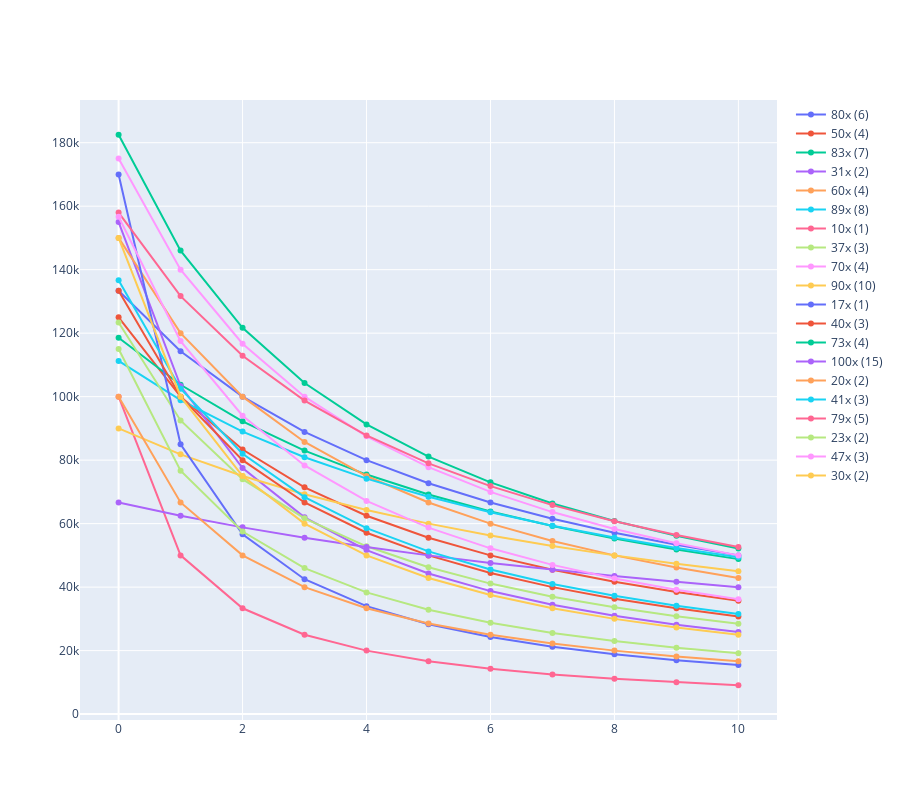

Notebook cell for this chart:
### Code cell
containers = {
    80: 6,
    50: 4,
    83: 7,
    31: 2,
    60: 4,
    89: 8,
    10: 1,
    37: 3,
    70: 4,
    90: 10,
    17: 1,
    40: 3,
    73: 4,
    100: 15,
    20: 2,
    41: 3,
    79: 5,
    23: 2,
    47: 3,
    30: 2,
}

total_inhabitants = sum(containers.values())
total_base_shells = sum(((multiplier * 10_000) / inhabitants) for multiplier, inhabitants in containers.items())

fig = make_subplots(rows=1, cols=1)

for multiplier, inhabitants in containers.items():
    base_shells = (multiplier * 10_000) / inhabitants

    inhabitants_pct = inhabitants / total_inhabitants * 100
    expected_shells_inhabitants = (multiplier * 10_000) / (inhabitants + inhabitants_pct)

    base_pct = base_shells / total_base_shells * 100
    expected_shells_base = (multiplier * 10_000) / (inhabitants + base_pct)

    x = []
    y = []
    for i in range(0, 11):
        x.append(i)
        y.append((multiplier * 10_000) / (inhabitants + i))

    fig.add_trace(go.Scatter(x=x, y=y, name=f"{multiplier}x ({inhabitants})"), row=1, col=1)

    print(
        f"{multiplier=} {inhabitants=} {base_shells=:,.0f} {inhabitants_pct=:,.3f} {expected_shells_inhabitants=:,.0f} {base_pct=:,.3f} {expected_shells_base=:,.0f}"
    )

fig.update_layout(height=800)
fig.show()

### Figure 1 — Plotly figure (JSON) as saved in the notebook; plotly's stock layout.template omitted (floating-point values rounded to 4 significant figures)
{"data": [{"name": "80x (6)", "type": "scatter", "x": [0, 1, 2, 3, 4, 5, 6, 7, 8, 9, 10], "xaxis": "x", "y": [133300.0, 114300.0, 100000, 88890.0, 80000, 72730.0, 66670.0, 61540.0, 57140.0, 53330.0, 50000], "yaxis": "y"}, {"name": "50x (4)", "type": "scatter", "x": [0, 1, 2, 3, 4, 5, 6, 7, 8, 9, 10], "xaxis": "x", "y": [125000, 100000, 83330.0, 71430.0, 62500, 55560.0, 50000, 45450.0, 41670.0, 38460.0, 35710.0], "yaxis": "y"}, {"name": "83x (7)", "type": "scatter", "x": [0, 1, 2, 3, 4, 5, 6, 7, 8, 9, 10], "xaxis": "x", "y": [118600.0, 103750, 92220.0, 83000, 75450.0, 69170.0, 63850.0, 59290.0, 55330.0, 51875, 48820.0], "yaxis": "y"}, {"name": "31x (2)", "type": "scatter", "x": [0, 1, 2, 3, 4, 5, 6, 7, 8, 9, 10], "xaxis": "x", "y": [155000, 103300.0, 77500, 62000, 51670.0, 44290.0, 38750, 34440.0, 31000, 28180.0, 25830.0], "yaxis": "y"}, {"name": "60x (4)", "type": "scatter", "x": [0, 1, 2, 3, 4, 5, 6, 7, 8, 9, 10], "xaxis": "x", "y": [150000, 120000, 100000, 85710.0, 75000, 66670.0, 60000, 54550.0, 50000, 46150.0, 42860.0], "yaxis": "y"}, {"name": "89x (8)", "type": "scatter", "x": [0, 1, 2, 3, 4, 5, 6, 7, 8, 9, 10], "xaxis": "x", "y": [111250, 98890.0, 89000, 80910.0, 74170.0, 68460.0, 63570.0, 59330.0, 55625, 52350.0, 49440.0], "yaxis": "y"}, {"name": "10x (1)", "type": "scatter", "x": [0, 1, 2, 3, 4, 5, 6, 7, 8, 9, 10], "xaxis": "x", "y": [100000, 50000, 33330.0, 25000, 20000, 16670.0, 14290.0, 12500, 11110.0, 10000, 9091.0], "yaxis": "y"}, {"name": "37x (3)", "type": "scatter", "x": [0, 1, 2, 3, 4, 5, 6, 7, 8, 9, 10], "xaxis": "x", "y": [123300.0, 92500, 74000, 61670.0, 52860.0, 46250, 41110.0, 37000, 33640.0, 30830.0, 28460.0], "yaxis": "y"}, {"name": "70x (4)", "type": "scatter", "x": [0, 1, 2, 3, 4, 5, 6, 7, 8, 9, 10], "xaxis": "x", "y": [175000, 140000, 116700.0, 100000, 87500, 77780.0, 70000, 63640.0, 58330.0, 53850.0, 50000], "yaxis": "y"}, {"name": "90x (10)", "type": "scatter", "x": [0, 1, 2, 3, 4, 5, 6, 7, 8, 9, 10], "xaxis": "x", "y": [90000, 81820.0, 75000, 69230.0, 64290.0, 60000, 56250, 52940.0, 50000, 47370.0, 45000], "yaxis": "y"}, {"name": "17x (1)", "type": "scatter", "x": [0, 1, 2, 3, 4, 5, 6, 7, 8, 9, 10], "xaxis": "x", "y": [170000, 85000, 56670.0, 42500, 34000, 28330.0, 24290.0, 21250, 18890.0, 17000, 15450.0], "yaxis": "y"}, {"name": "40x (3)", "type": "scatter", "x": [0, 1, 2, 3, 4, 5, 6, 7, 8, 9, 10], "xaxis": "x", "y": [133300.0, 100000, 80000, 66670.0, 57140.0, 50000, 44440.0, 40000, 36360.0, 33330.0, 30770.0], "yaxis": "y"}, {"name": "73x (4)", "type": "scatter", "x": [0, 1, 2, 3, 4, 5, 6, 7, 8, 9, 10], "xaxis": "x", "y": [182500, 146000, 121700.0, 104300.0, 91250, 81110.0, 73000, 66360.0, 60830.0, 56150.0, 52140.0], "yaxis": "y"}, {"name": "100x (15)", "type": "scatter", "x": [0, 1, 2, 3, 4, 5, 6, 7, 8, 9, 10], "xaxis": "x", "y": [66670.0, 62500, 58820.0, 55560.0, 52630.0, 50000, 47620.0, 45450.0, 43480.0, 41670.0, 40000], "yaxis": "y"}, {"name": "20x (2)", "type": "scatter", "x": [0, 1, 2, 3, 4, 5, 6, 7, 8, 9, 10], "xaxis": "x", "y": [100000, 66670.0, 50000, 40000, 33330.0, 28570.0, 25000, 22220.0, 20000, 18180.0, 16670.0], "yaxis": "y"}, {"name": "41x (3)", "type": "scatter", "x": [0, 1, 2, 3, 4, 5, 6, 7, 8, 9, 10], "xaxis": "x", "y": [136700.0, 102500, 82000, 68330.0, 58570.0, 51250, 45560.0, 41000, 37270.0, 34170.0, 31540.0], "yaxis": "y"}, {"name": "79x (5)", "type": "scatter", "x": [0, 1, 2, 3, 4, 5, 6, 7, 8, 9, 10], "xaxis": "x", "y": [158000, 131700.0, 112900.0, 98750, 87780.0, 79000, 71820.0, 65830.0, 60770.0, 56430.0, 52670.0], "yaxis": "y"}, {"name": "23x (2)", "type": "scatter", "x": [0, 1, 2, 3, 4, 5, 6, 7, 8, 9, 10], "xaxis": "x", "y": [115000, 76670.0, 57500, 46000, 38330.0, 32860.0, 28750, 25560.0, 23000, 20910.0, 19170.0], "yaxis": "y"}, {"name": "47x (3)", "type": "scatter", "x": [0, 1, 2, 3, 4, 5, 6, 7, 8, 9, 10], "xaxis": "x", "y": [156700.0, 117500, 94000, 78330.0, 67140.0, 58750, 52220.0, 47000, 42730.0, 39170.0, 36150.0], "yaxis": "y"}, {"name": "30x (2)", "type": "scatter", "x": [0, 1, 2, 3, 4, 5, 6, 7, 8, 9, 10], "xaxis": "x", "y": [150000, 100000, 75000, 60000, 50000, 42860.0, 37500, 33330.0, 30000, 27270.0, 25000], "yaxis": "y"}], "layout": {"height": 800, "xaxis": {"anchor": "y", "domain": [0, 1]}, "yaxis": {"anchor": "x", "domain": [0, 1]}}}
